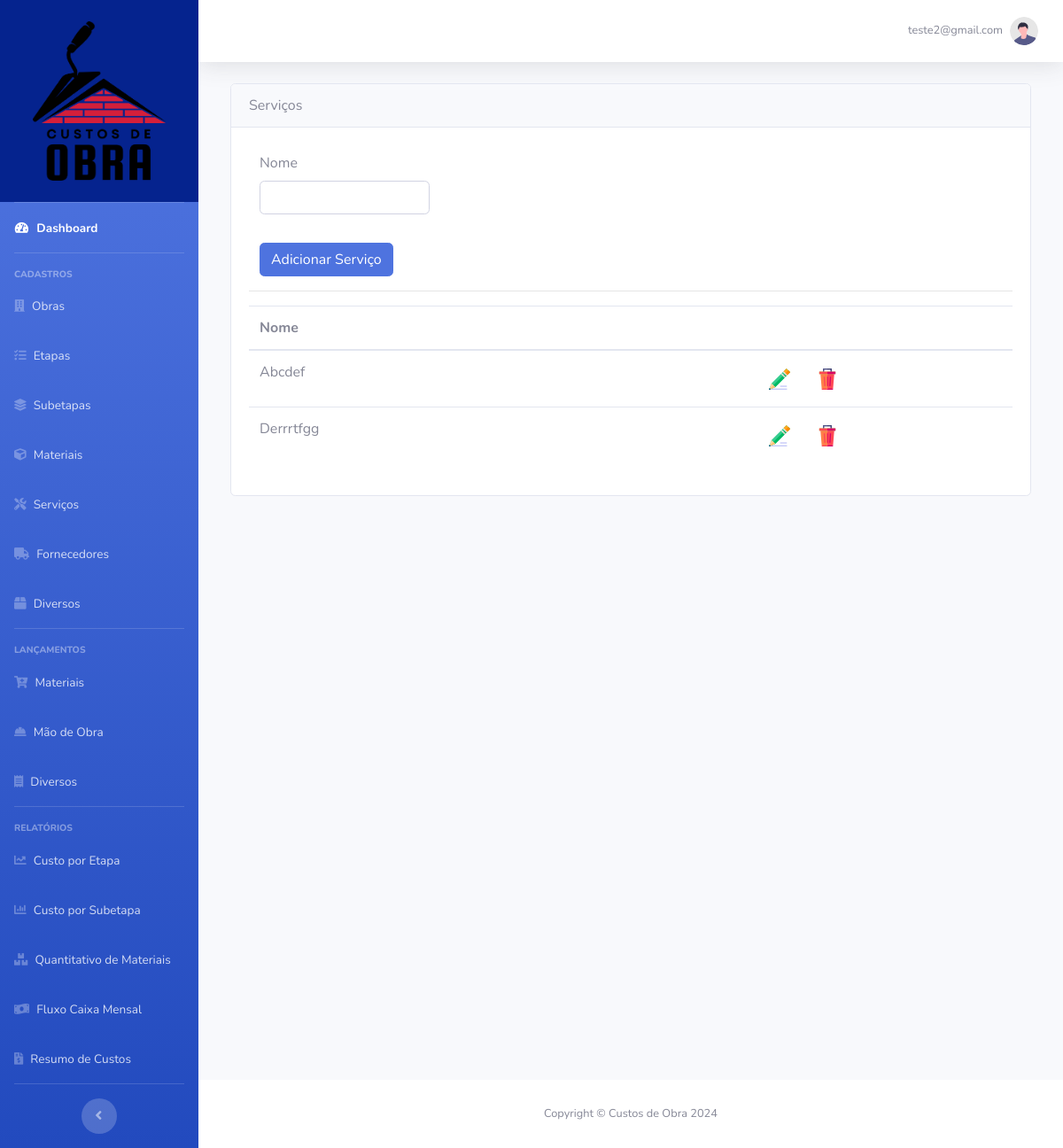
Page /cadastro/servicos (signed in) on the earlier database version.
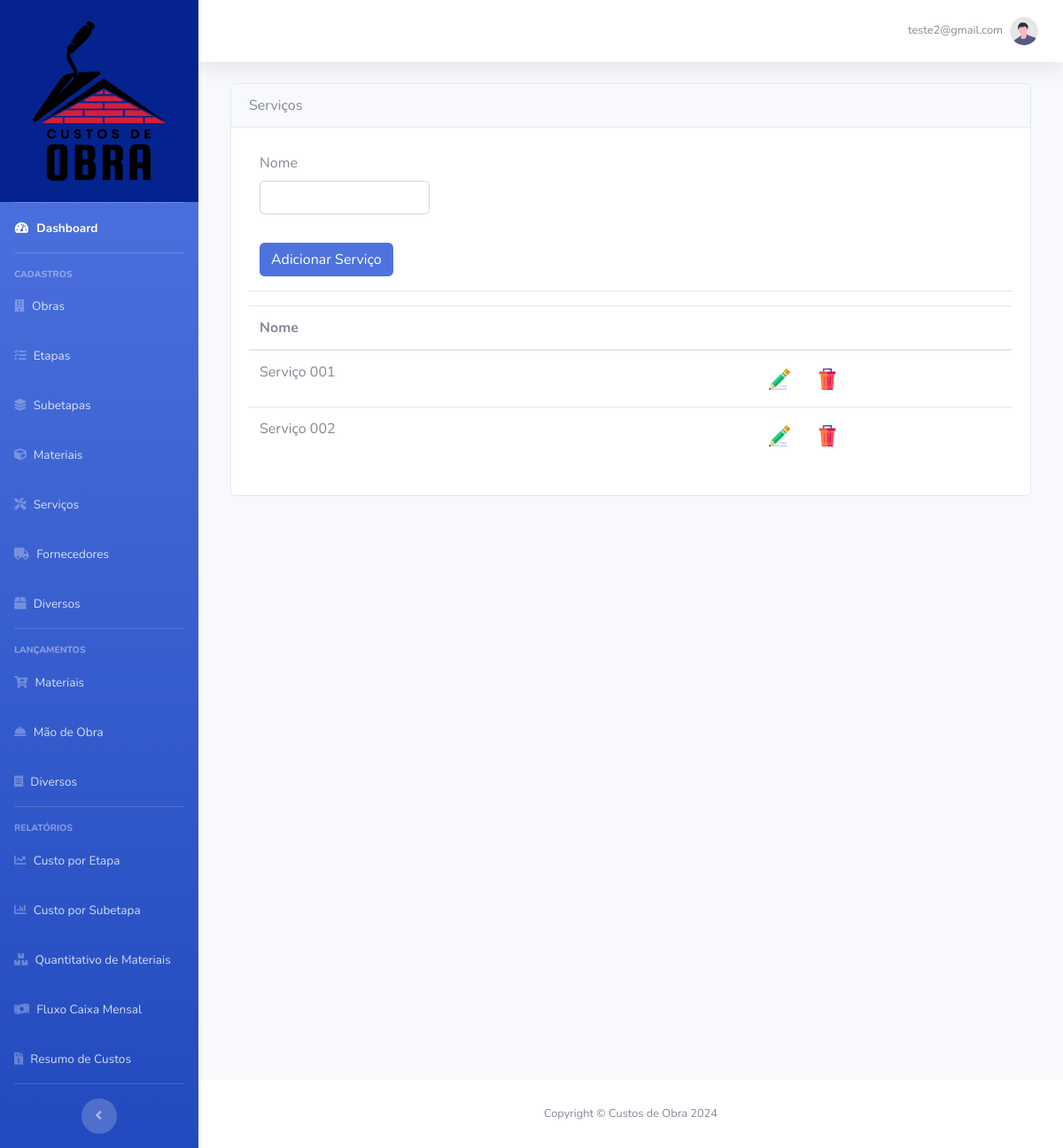
Same page on the later database version.
### base_dir/models.py (models this page shows)
class Servicos(db.Model):
    id = db.Column(db.Integer, primary_key=True)
    nome = db.Column(db.String(60), nullable=False)
    usuario_id = db.Column(db.Integer, db.ForeignKey("usuario.id"), nullable=False)

### base_dir/routes.py (the view, shortened to what this page needs)
@app.route("/cadastro/servicos", methods=["GET", "POST"])
@login_required
def servicos():
    form_servicos = FormServicos()
    usuario = current_user
    servico_id = request.form.get("servico_id")
    action = request.form.get("action")
    if action == "excluir":
        servico = Servicos.query.get(servico_id)
        if servico:
            db.session.delete(servico)
            db.session.commit()
            return redirect(url_for("servicos"))
    return render_template(
        "servicos.html", form_servicos=form_servicos, usuario=usuario
    )

### base_dir/forms.py
class FormServicos(FlaskForm):
    nome = StringField("Nome", validators=[DataRequired()])
    botao = SubmitField("Adicionar Serviço")

### base_dir/models.py (called while the page is built)
@login_manager.user_loader
def load_usuario(id_usuario):
    return Usuario.query.get(id_usuario)

### base_dir/templates/servicos.html (shortened to what this page needs)
{% extends 'base.html' %}
{% block body %}
<div class="col out-sidebar">
    <div class="card">
        <div class="card-header card-header-padrao">
            <div class="card-titulo-padrao">
                Serviços
            </div>
        </div>
        <div class="card-body">
            <form method="POST" action="" id="EtapasForm" class="col-md-3">
                <div class="form-group mt-2">
                    {{ form_servicos.nome.label(class="form-control-label") }}
                    {% if form_servicos.nome.errors %}
                    {{ form_servicos.nome(class="form-control is-invalid", id="input_nome") }}
                    <div class="invalid-feedback">
                        {% for erro in form_servicos.nome.errors %}
                        {{ erro }}
                        {% endfor %}
                    </div>
                    {% else %}
                    {{ form_servicos.nome(class="form-control", id="input_nome") }}
                    {% endif %}
                </div>
                {{ form_servicos.botao(class="btn btn-primary mt-3") }}
            </form>
            <hr>
            <table class="table">
                <thead>
                    <tr>
                        <th scope="col">Nome</th>
                        <th scope="col"></th>
                    </tr>
                </thead>
                <tbody>
                    {% for servico in usuario.servicos|sort(attribute='nome') %}
                    <tr>
                        <td>{{ servico.nome.capitalize() }}</td>
                        <td style="width: 300px;">
                            <button type="button" class="btn"
                                onclick="window.location='{{ url_for('servicoseditar', servico_id=servico.id) }}'">
                                <img src="{{ url_for('static', filename='images/editar_24.png') }}" alt="excluir">
                            </button>
                            <form action="{{ url_for('servicos') }}" method="POST" style="display: inline;"
                                onsubmit="return confirmAndDisableButton(this, '{{ servico.nome }}');">
                                <button type="submit" class="btn">
                                    <img src="{{ url_for('static', filename='images/excluir_24.png') }}" alt="excluir">
                                </button>
                            </form>
                        </td>
                    </tr>
                    {% endfor %}
                </tbody>
            </table>
        </div>
    </div>
</div>
{% endblock %}

Differences in the rows shown:
changed Servicos: nome "Abcdef" → "Serviço 001"
changed Servicos: nome "Derrrtfgg" → "Serviço 002"
